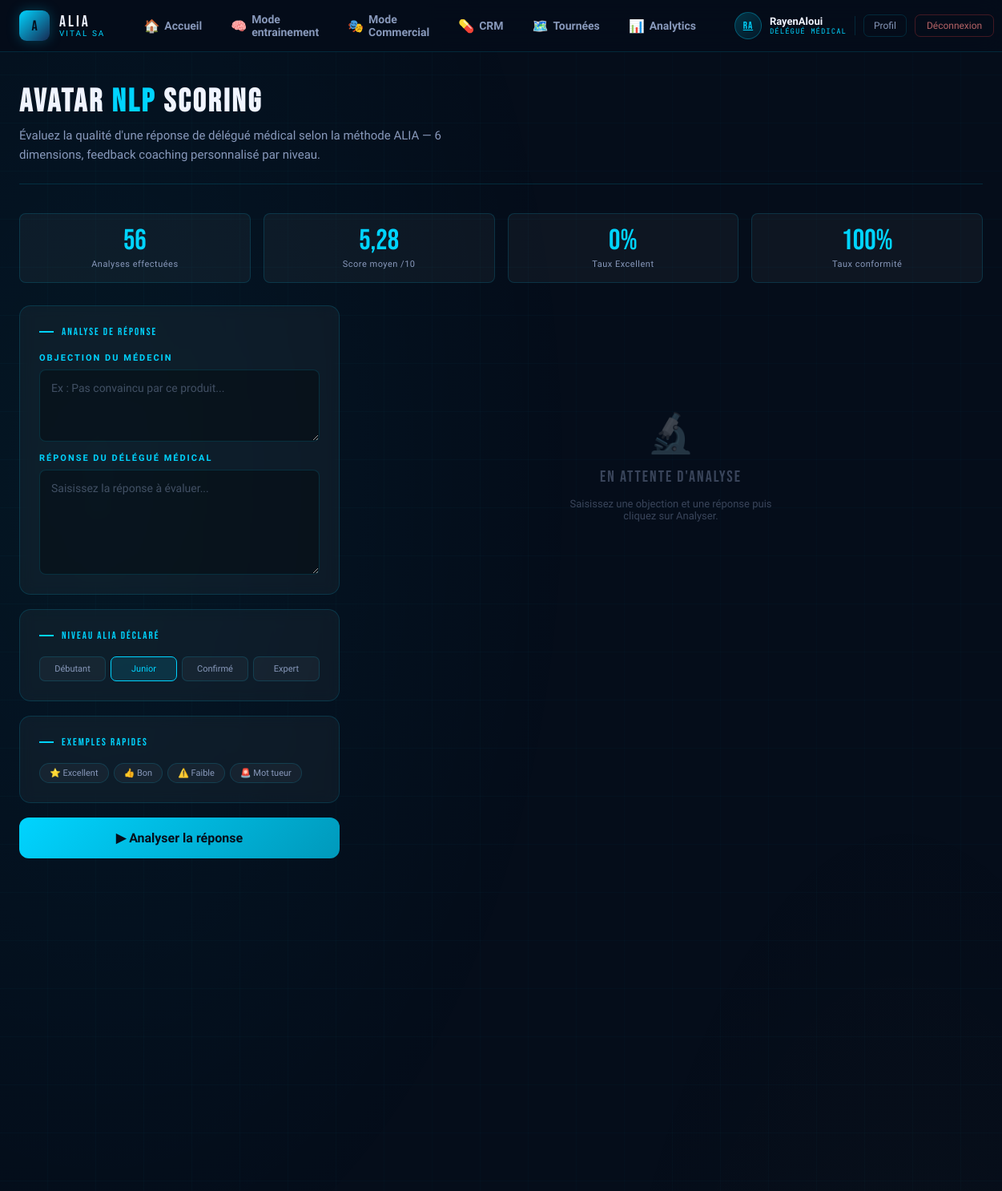
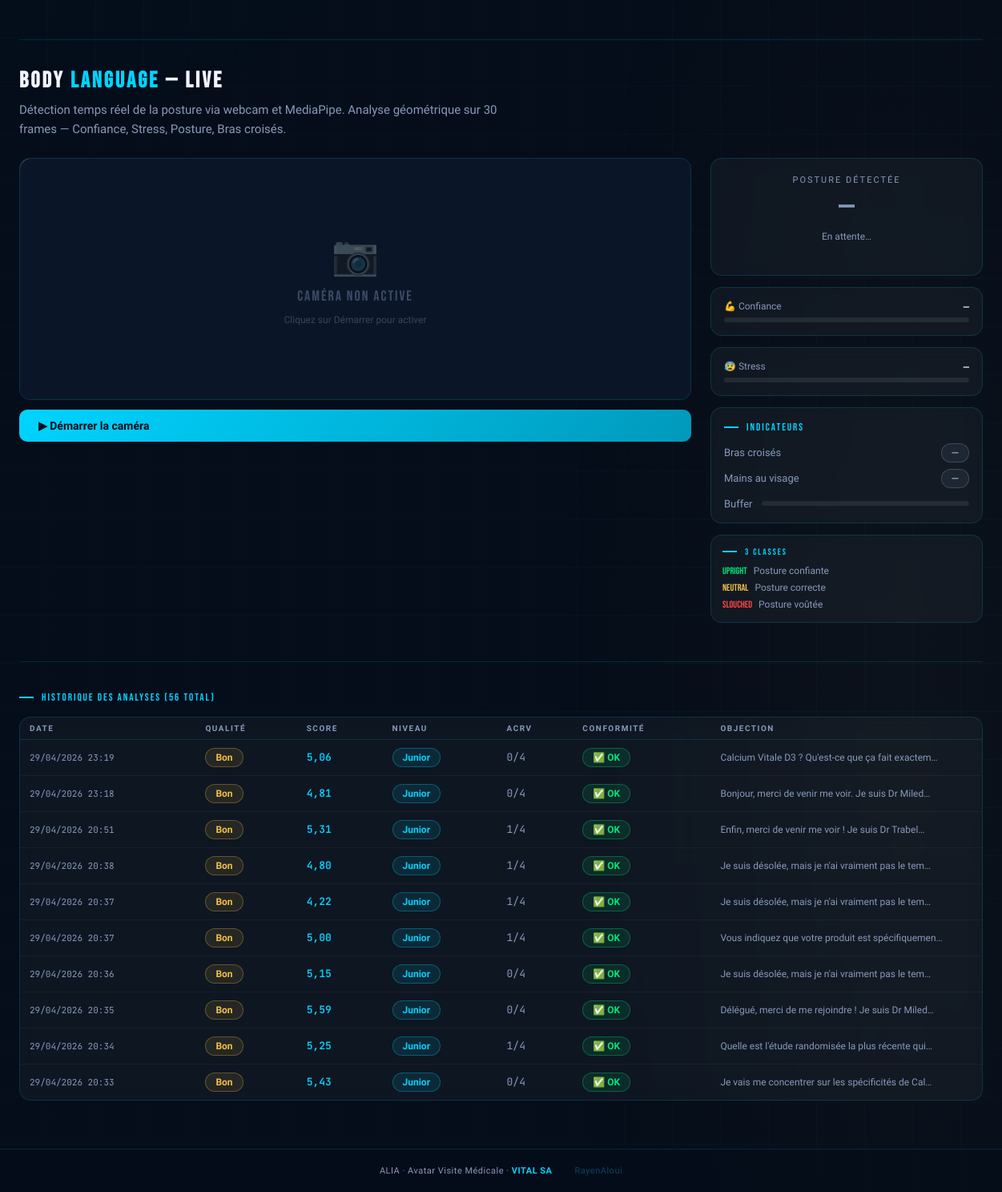
The page /avatar/ (signed in) on the database its author committed (2 pictures, top to bottom).
### apps/accounts/models.py (models this page shows, shortened)
class UserProfile(models.Model):
    ROLE_CHOICES = [
        ('delegue', 'Délégué médical'),
        ('manager', 'Manager'),
    ]
    user        = models.OneToOneField(User, on_delete=models.CASCADE,
                                       related_name='profile')
    role        = models.CharField(max_length=20, choices=ROLE_CHOICES,
                                   default='delegue')
    region      = models.CharField(max_length=100, blank=True,
                                   default='Grand Tunis')
    telephone   = models.CharField(max_length=20, blank=True)
    created_at  = models.DateTimeField(auto_now_add=True)
    xp          = models.IntegerField(default=0)
    level       = models.IntegerField(default=1)
    badges      = models.JSONField(default=list, blank=True)
    unlocked_bosses = models.JSONField(default=list, blank=True)
    class Meta:
        verbose_name        = 'Profil utilisateur'
        verbose_name_plural = 'Profils utilisateurs'
    @property
    def display_name(self):
        return self.user.get_full_name() or self.user.username
    @property
    def initials(self):
        fn = self.user.first_name
        ln = self.user.last_name
        if fn and ln:
            return (fn[0] + ln[0]).upper()
        return self.user.username[:2].upper()

### apps/avatar/models.py (models this page shows, shortened)
class NLPAnalysis(models.Model):
    user = models.ForeignKey(settings.AUTH_USER_MODEL, on_delete=models.CASCADE, null=True, blank=True, verbose_name="Délégué")
    objection      = models.TextField(verbose_name="Objection du médecin")
    response       = models.TextField(verbose_name="Réponse du délégué")
    niveau_alia_input = models.CharField(
        max_length=20, default="Junior",
        verbose_name="Niveau ALIA saisi",
        choices=[
            ('Débutant', 'Débutant'),
            ('Junior',   'Junior'),
            ('Confirmé', 'Confirmé'),
            ('Expert',   'Expert'),
        ]
    )
    quality        = models.CharField(max_length=20, verbose_name="Qualité")
    overall_score  = models.FloatField(verbose_name="Score global ALIA")
    score_scientific = models.FloatField(verbose_name="Score scientifique")
    score_clarity    = models.FloatField(verbose_name="Score clarté")
    score_objection  = models.FloatField(verbose_name="Score objection")
    sentiment        = models.CharField(max_length=20, verbose_name="Sentiment")
    niveau_alia_pred = models.CharField(max_length=20, verbose_name="Niveau ALIA prédit")
    visit_format     = models.CharField(max_length=20, verbose_name="Format visite")
    conformite       = models.BooleanField(verbose_name="Conformité")
    acrv_score       = models.IntegerField(default=0, verbose_name="Score A-C-R-V")
    created_at     = models.DateTimeField(default=timezone.now, verbose_name="Date analyse")
    class Meta:
        verbose_name        = "Analyse NLP"
        verbose_name_plural = "Analyses NLP"
        ordering            = ['-created_at']

### apps/avatar/views.py (the view)
# urls.py: path('',              views.avatar_index,  name='index'),
@login_required
def avatar_index(request):
    history = NLPAnalysis.objects.filter(user=request.user).order_by('-created_at')[:10]
    stats   = _compute_stats(request.user)
    context = {'page':'avatar','history':history,'stats':stats}
    return render(request, 'avatar/index.html', context)

### templates/avatar/index.html (shortened to what this page needs)
{% extends 'base.html' %}
{% load static %}
{% block content %}
<div class="page-header">
  <h1>Avatar <span>NLP</span> Scoring</h1>
  <p>Évaluez la qualité d'une réponse de délégué médical selon la méthode ALIA —
     6 dimensions, feedback coaching personnalisé par niveau.</p>
</div>
{% if stats.total > 0 %}
<div class="stats-row" style="margin-bottom:28px">
  <div class="stat-card">
    <div class="stat-val">{{ stats.total }}</div>
    <div class="stat-label">Analyses effectuées</div>
  </div>
  <div class="stat-card">
    <div class="stat-val">{{ stats.avg_score }}</div>
    <div class="stat-label">Score moyen /10</div>
  </div>
  <div class="stat-card">
    <div class="stat-val">{{ stats.pct_excellent }}%</div>
    <div class="stat-label">Taux Excellent</div>
  </div>
  <div class="stat-card">
    <div class="stat-val">{{ stats.pct_conforme }}%</div>
    <div class="stat-label">Taux conformité</div>
  </div>
</div>
{% endif %}
<div class="avatar-grid">
  <div style="display:flex; flex-direction:column; gap:18px;">
    <div class="card">
      <div class="card-title">Analyse de réponse</div>
      <div class="form-group" style="margin-bottom:14px">
        <label class="form-label">Objection du médecin</label>
        <textarea id="objection" class="form-control" rows="3"
          placeholder="Ex : Pas convaincu par ce produit..."></textarea>
      </div>
      <div class="form-group">
        <label class="form-label">Réponse du délégué médical</label>
        <textarea id="response" class="form-control" rows="5"
          placeholder="Saisissez la réponse à évaluer..."></textarea>
      </div>
    </div>
    <div class="card">
      <div class="card-title">Niveau ALIA déclaré</div>
      <div class="niveau-btns" id="niveauBtns">
        <button class="niveau-btn" data-n="Débutant">Débutant</button>
        <button class="niveau-btn active" data-n="Junior">Junior</button>
        <button class="niveau-btn" data-n="Confirmé">Confirmé</button>
        <button class="niveau-btn" data-n="Expert">Expert</button>
      </div>
    </div>
    <div class="card">
      <div class="card-title">Exemples rapides</div>
      <div class="chip-row">
        <span class="chip" data-ex="excellent">⭐ Excellent</span>
        <span class="chip" data-ex="bon">👍 Bon</span>
        <span class="chip" data-ex="faible">⚠️ Faible</span>
        <span class="chip" data-ex="mottueur">🚨 Mot tueur</span>
      </div>
    </div>
    <button class="btn btn-primary btn-full btn-lg" id="analyzeBtn" onclick="analyze()">
      ▶ Analyser la réponse
    </button>
  </div>
  <div>
    <div id="emptyState" style="display:flex; flex-direction:column; align-items:center; justify-content:center; min-height:400px; gap:14px; color:var(--white-dim); text-align:center;">
      <div style="font-size:48px; opacity:.25">🔬</div>
      <div style="font-family:'Bebas Neue',cursive; font-size:20px; letter-spacing:2px; opacity:.4">En attente d'analyse</div>
      <div style="font-size:13px; opacity:.4; max-width:260px">Saisissez une objection et une réponse puis cliquez sur Analyser.</div>
    </div>
  </div>
</div>
<div style="margin-top:48px; padding-top:36px; border-top:1px solid var(--border);">
  <div class="page-header" style="border-bottom:none; margin-bottom:24px; padding-bottom:0;">
    <h1 style="font-size:28px;">Body <span>Language</span> — Live</h1>
    <p>Détection temps réel de la posture via webcam et MediaPipe.
       Analyse géométrique sur 30 frames — Confiance, Stress, Posture, Bras croisés.</p>
  </div>
  <div style="display:grid; grid-template-columns:1fr 340px; gap:24px; align-items:start;">
    <div>
      <div style="position:relative; border-radius:var(--radius); overflow:hidden;
                  border:1px solid var(--border); background:var(--navy-2);">
        <div id="streamOffline" style="position:absolute; inset:0; display:flex;
             flex-direction:column; align-items:center; justify-content:center;
             gap:12px; color:var(--white-dim); background:var(--navy-2);">
          <div style="font-size:48px; opacity:.3">📷</div>
          <div style="font-family:'Bebas Neue',cursive; font-size:18px; letter-spacing:2px; opacity:.4">
            Caméra non active
          </div>
          <div style="font-size:12px; opacity:.35">Cliquez sur Démarrer pour activer</div>
        </div>
      </div>
      <div style="display:flex; gap:10px; margin-top:12px;">
        <button id="btnStart" class="btn btn-primary" onclick="startStream()" style="flex:1">
          ▶ Démarrer la caméra
        </button>
      </div>
    </div>
    <div style="display:flex; flex-direction:column; gap:14px;">
      <div class="card" style="text-align:center; padding:20px;">
        <div style="font-size:11px; letter-spacing:2px; text-transform:uppercase;
                    color:var(--white-dim); margin-bottom:8px;">Posture détectée</div>
        <div id="blPosture" style="font-family:'Bebas Neue',cursive; font-size:40px;
             line-height:1; color:var(--white-dim);">—</div>
        <div id="blCoaching" style="font-size:12px; color:var(--white-dim); margin-top:8px;
             line-height:1.4; min-height:36px;">En attente…</div>
      </div>
      <div class="card" style="padding:16px;">
        <div class="gauge-wrap">
          <div class="gauge-header">
            <span class="gauge-label">💪 Confiance</span>
            <span class="gauge-val" id="blConf">—</span>
          </div>
          <div class="gauge-bg">
          </div>
        </div>
      </div>
      <div class="card" style="padding:16px;">
        <div class="gauge-wrap">
          <div class="gauge-header">
            <span class="gauge-label">😰 Stress</span>
            <span class="gauge-val" id="blStress">—</span>
          </div>
          <div class="gauge-bg">
          </div>
        </div>
      </div>
      <div class="card" style="padding:16px;">
        <div class="card-title" style="margin-bottom:12px;">Indicateurs</div>
        <div style="display:flex; flex-direction:column; gap:8px;">
          <div style="display:flex; justify-content:space-between; align-items:center;">
            <span style="font-size:13px; color:var(--white-dim);">Bras croisés</span>
            <span id="blArms" class="badge badge-dim">—</span>
          </div>
          <div style="display:flex; justify-content:space-between; align-items:center;">
            <span style="font-size:13px; color:var(--white-dim);">Mains au visage</span>
            <span id="blFace" class="badge badge-dim">—</span>
          </div>
          <div style="display:flex; justify-content:space-between; align-items:center; margin-top:4px;">
            <span style="font-size:13px; color:var(--white-dim);">Buffer</span>
            <div class="gauge-bg" style="flex:1; margin-left:12px;">
            </div>
          </div>
        </div>
      </div>
      <div class="card" style="padding:14px;">
        <div class="card-title" style="margin-bottom:10px; font-size:11px;">3 classes</div>
        <div style="display:flex; flex-direction:column; gap:6px; font-size:12px;">
          <div style="display:flex; align-items:center; gap:8px;">
            <span style="color:var(--green); font-family:'Bebas Neue',cursive;">UPRIGHT</span>
            <span style="color:var(--white-dim);">Posture confiante</span>
          </div>
          <div style="display:flex; align-items:center; gap:8px;">
            <span style="color:var(--gold); font-family:'Bebas Neue',cursive;">NEUTRAL</span>
            <span style="color:var(--white-dim);">Posture correcte</span>
          </div>
          <div style="display:flex; align-items:center; gap:8px;">
            <span style="color:var(--red); font-family:'Bebas Neue',cursive;">SLOUCHED</span>
            <span style="color:var(--white-dim);">Posture voûtée</span>
          </div>
        </div>
      </div>
    </div>
  </div>
</div>
{% if history %}
<div style="margin-top:48px; padding-top:36px; border-top:1px solid var(--border);">
  <div class="card-title" style="margin-bottom:16px">Historique des analyses ({{ stats.total }} total)</div>
  <div class="card" style="padding:0; overflow:hidden;">
    <table class="history-table">
      <thead>
        <tr>
          <th>Date</th>
          <th>Qualité</th>
          <th>Score</th>
          <th>Niveau</th>
          <th>ACRV</th>
          <th>Conformité</th>
          <th>Objection</th>
        </tr>
      </thead>
      <tbody>
        {% for a in history %}
        <tr>
          <td style="font-family:'JetBrains Mono',monospace; font-size:11px; color:var(--white-dim);">
            {{ a.created_at|date:"d/m/Y H:i" }}
          </td>
          <td>
            <span class="badge {% if a.quality == 'Excellent' %}badge-green{% elif a.quality == 'Bon' %}badge-gold{% else %}badge-red{% endif %}">
              {{ a.quality }}
            </span>
          </td>
          <td style="font-family:'JetBrains Mono',monospace; font-weight:600; color:var(--cyan);">
            {{ a.overall_score|floatformat:2 }}
          </td>
          <td><span class="badge badge-cyan">{{ a.niveau_alia_pred }}</span></td>
          <td style="font-family:'JetBrains Mono',monospace; color:var(--white-dim);">{{ a.acrv_score }}/4</td>
          <td>
            {% if a.conformite %}
              <span class="badge badge-green">✅ OK</span>
            {% else %}
              <span class="badge badge-red">🚨 Non</span>
            {% endif %}
          </td>
          <td style="font-size:12px; color:var(--white-dim); max-width:200px; overflow:hidden; text-overflow:ellipsis; white-space:nowrap;">
            {{ a.objection|truncatechars:50 }}
          </td>
        </tr>
        {% endfor %}
      </tbody>
    </table>
  </div>
</div>
{% endif %}
{% endblock %}

### templates/base.html (shortened to what this page needs)
{% load static %}
<!DOCTYPE html>
<html lang="fr">
<head>
  <link rel="stylesheet" href="{% static 'css/style.css' %}">
</head>
<body>
  <nav class="navbar">
    <div class="nav-inner">
      <a href="{% url 'home:index' %}" class="nav-brand">
        <div class="nav-logo">A</div>
        <div class="nav-brand-text">
          <span class="nav-title">ALIA</span>
          <span class="nav-sub">VITAL SA</span>
        </div>
      </a>
      <div class="nav-links">
        <a href="{% url 'home:index' %}"
           class="nav-link {% if page == 'home' %}active{% endif %}">
          <span class="nav-icon">🏠</span> Accueil
        </a>
        <a href="{% url 'simulator:index' %}"
           class="nav-link {% if page == 'simulator' %}active{% endif %}">
          <span class="nav-icon">🧠</span> Mode entrainement
        </a>
        <a href="{{ modeling_url }}"
           class="nav-link {% if page == 'modeling' %}active{% endif %}">
          <span class="nav-icon">🎭</span> Mode Commercial
        </a>
         <a href="{% url 'crm:overview' %}"
           class="nav-link {% if page == 'crm' %}active{% endif %}">
          <span class="nav-icon">💊</span> CRM
        </a>
        <a href="{% url 'routes:index' %}"
           class="nav-link {% if page == 'routes' %}active{% endif %}">
          <span class="nav-icon">🗺️</span> Tournées
        </a>
        <a href="{% url 'analytics:index' %}"
           class="nav-link {% if page == 'analytics' %}active{% endif %}">
          <span class="nav-icon">📊</span> Analytics
        </a>
      </div>
      {% if user.is_authenticated %}
      <div class="nav-user">
        {% with profile=user.profile %}
        <a href="{% url 'accounts:profile' %}" class="nav-user-avatar"
           title="Mon profil">
          {{ profile.initials }}
        </a>
        <div class="nav-user-info">
          <span class="nav-user-name">{{ profile.display_name }}</span>
          <span class="nav-user-role">{{ profile.get_role_display }}</span>
        </div>
        {% endwith %}
        <a href="{% url 'accounts:profile' %}" class="nav-profile-link">Profil</a>
        <form class="nav-logout-form" method="post" action="{% url 'accounts:logout' %}">
          <button class="nav-logout-btn" type="submit">Déconnexion</button>
        </form>
      </div>
      {% endif %}
    </div>
  </nav>
  <main class="main-content">
    {% block content %}{% endblock %}
  </main>
  <footer class="footer">
    <div class="footer-inner">
      <span>ALIA · Avatar Visite Médicale · <strong>VITAL SA</strong></span>
      {% if user.is_authenticated %}
      <span style="color:rgba(0,212,255,0.3);font-size:11px;margin-left:16px;">
        {{ user.username }}
      </span>
      {% endif %}
    </div>
  </footer>
</body>
</html>

### rows shown on the page
UserProfile: initials "RA", display_name "RayenAloui", role "DÉLÉGUÉ MÉDICAL"
NLPAnalysis: created_at "29/04/2026 23:19", quality "Bon", overall_score "5,06", niveau_alia_pred "Junior", acrv_score "0", conformite "✅ OK", objection "Calcium Vitale D3 ? Qu'est-ce que ça fait exactem…"
NLPAnalysis: created_at "29/04/2026 23:18", quality "Bon", overall_score "4,81", niveau_alia_pred "Junior", acrv_score "0", conformite "✅ OK", objection "Bonjour, merci de venir me voir. Je suis Dr Miled…"
NLPAnalysis: created_at "29/04/2026 20:51", quality "Bon", overall_score "5,31", niveau_alia_pred "Junior", acrv_score "1", conformite "✅ OK", objection "Enfin, merci de venir me voir ! Je suis Dr Trabel…"
NLPAnalysis: created_at "29/04/2026 20:38", quality "Bon", overall_score "4,80", niveau_alia_pred "Junior", acrv_score "1", conformite "✅ OK", objection "Je suis désolée, mais je n'ai vraiment pas le tem…"
NLPAnalysis: created_at "29/04/2026 20:37", quality "Bon", overall_score "4,22", niveau_alia_pred "Junior", acrv_score "1", conformite "✅ OK", objection "Je suis désolée, mais je n'ai vraiment pas le tem…"
NLPAnalysis: created_at "29/04/2026 20:37", quality "Bon", overall_score "5,00", niveau_alia_pred "Junior", acrv_score "1", conformite "✅ OK", objection "Vous indiquez que votre produit est spécifiquemen…"
NLPAnalysis: created_at "29/04/2026 20:36", quality "Bon", overall_score "5,15", niveau_alia_pred "Junior", acrv_score "0", conformite "✅ OK", objection "Je suis désolée, mais je n'ai vraiment pas le tem…"
NLPAnalysis: created_at "29/04/2026 20:35", quality "Bon", overall_score "5,59", niveau_alia_pred "Junior", acrv_score "0", conformite "✅ OK", objection "Délégué, merci de me rejoindre ! Je suis Dr Miled…"
NLPAnalysis: created_at "29/04/2026 20:34", quality "Bon", overall_score "5,25", niveau_alia_pred "Junior", acrv_score "1", conformite "✅ OK", objection "Quelle est l'étude randomisée la plus récente qui…"
NLPAnalysis: created_at "29/04/2026 20:33", quality "Bon", overall_score "5,43", niveau_alia_pred "Junior", acrv_score "0", conformite "✅ OK", objection "Je vais me concentrer sur les spécificités de Cal…"

### other values the page prints
{{ stats.total }} "56"
{{ stats.avg_score }} "5,28"
{{ stats.pct_excellent }} "0"
{{ stats.pct_conforme }} "100"
{{ user.username }} "RayenAloui"
